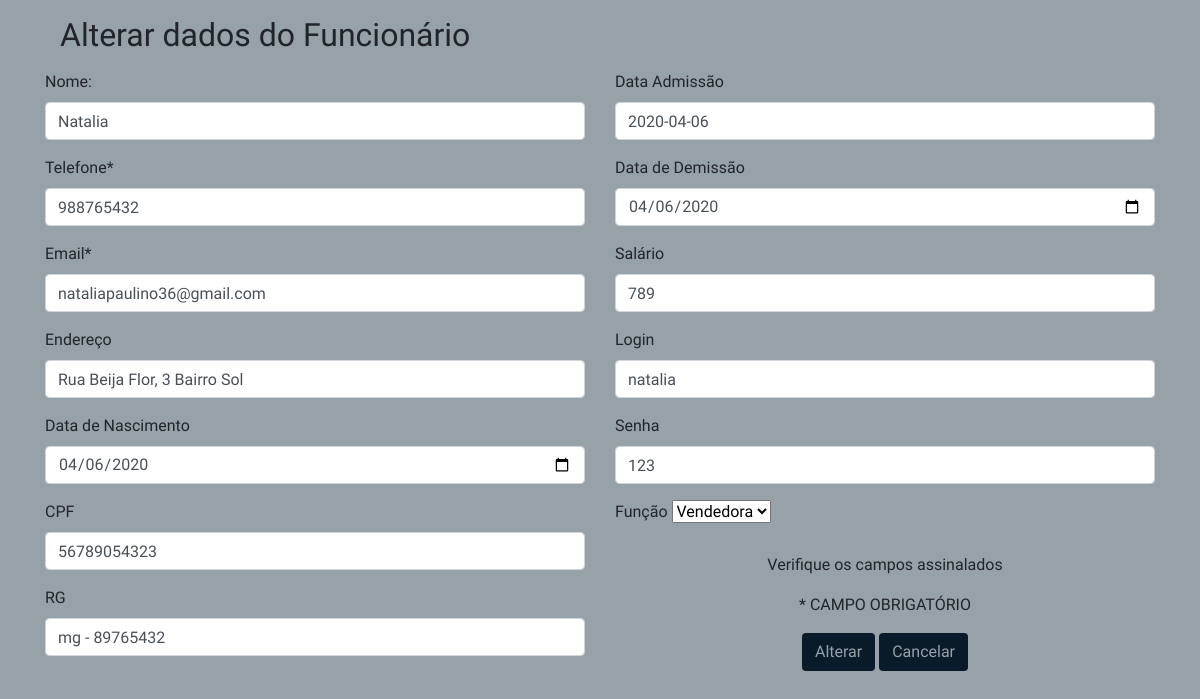
The app's page /edita_funcionarios.php?idFuncionario=1, older data.
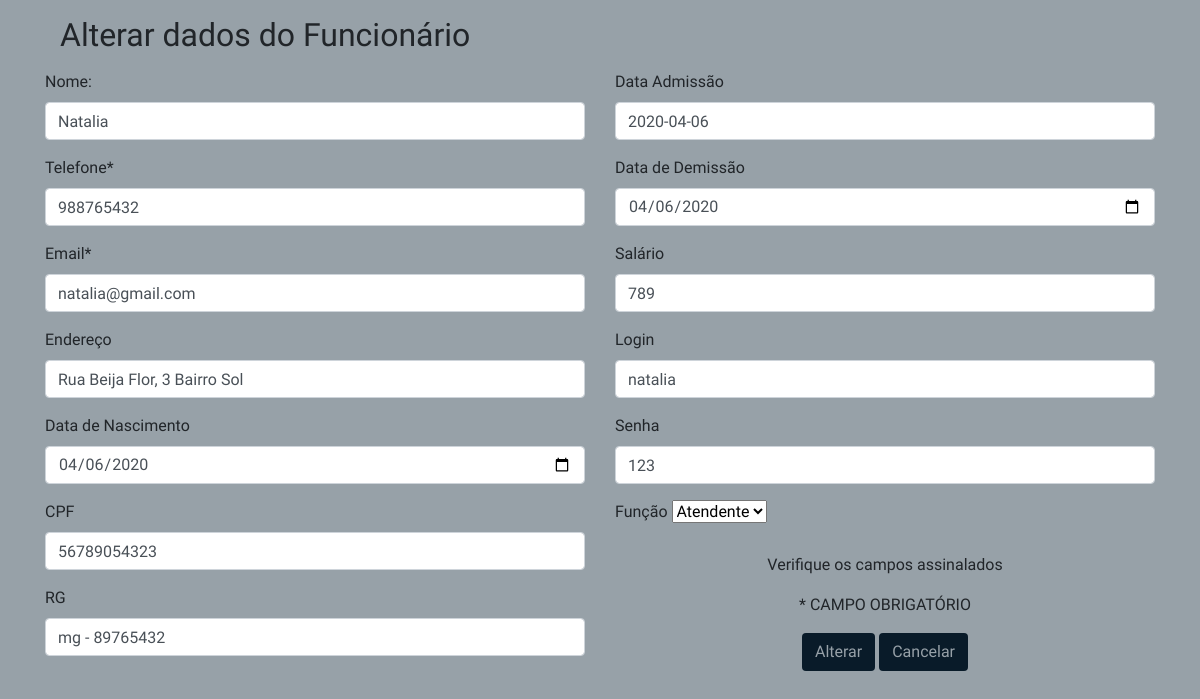
The same page, newer data.
### tables this page shows
CREATE TABLE IF NOT EXISTS `funcionarios` (
  `idFuncionario` int(11) NOT NULL AUTO_INCREMENT,
  `nome` varchar(150) NOT NULL,
  `telefone` varchar(45) NOT NULL,
  `email` varchar(45) NOT NULL,
  `endereco` varchar(45) NOT NULL,
  `dataNascimento` date NOT NULL,
  `cpf` varchar(20) NOT NULL,
  `rg` varchar(20) NOT NULL,
  `dataAdmissao` date NOT NULL,
  `dataDemissao` date DEFAULT NULL,
  `salario` float NOT NULL,
  `login` varchar(45) NOT NULL,
  `senha` varchar(45) NOT NULL,
  `Funcao_idFuncao` int(11) NOT NULL,
  PRIMARY KEY (`idFuncionario`),
  KEY `fk_Funcionarios_Funcao1_idx` (`Funcao_idFuncao`),
  CONSTRAINT `fk_Funcionarios_Funcao1` FOREIGN KEY (`Funcao_idFuncao`) REFERENCES `funcao` (`idFuncao`) ON DELETE NO ACTION ON UPDATE NO ACTION
);

### edita_funcionarios.php (the view, shortened to what this page needs)
<!DOCTYPE html>
<html>
<head>
  <link rel="stylesheet" href="css/bootstrap.css">
	<link rel="stylesheet" href="css/all.css">
	<link rel="stylesheet" href="css/estilo.css">
</head>
<?php
	$idFuncionario = $_GET["idFuncionario"];
	include "funcoesbd.php";
	$conexao = conecta_bd();
	$dados = consulta_editar_funcionario($conexao,$idFuncionario);
		$nome = $dados["nome"];
		$telefone = $dados["telefone"];
		$email = $dados["email"];
		$endereco = $dados["endereco"];
		$dataNascimento = $dados["dataNascimento"];
		$cpf = $dados["cpf"];
		$rg = $dados["rg"];
		$dataAdmissao = $dados["dataAdmissao"];
		$dataDemissao = $dados["dataDemissao"];
		$salario = $dados["salario"];
		$login = $dados["login"];
		$senha = $dados["senha"];
 ?>
<body style="background-color: #97a1a8;">
  <section id="formulario">
  	<div class="container">
  		<form action="edfuncionario_envia.php" method="post" name="form" id="form" onSubmit="return valida_dados(this)">
			<div class="col-md-12">
				<p><h2>Alterar dados do Funcionário</h2></p>
			 </div>
		<div class="row">
	<div class="col-md-6">
		 <div class="form-group">
					<label>Nome:</label>
					<input type="text" required="required" name="nome" class="form-control" value="<?php echo $nome;?>">
		</div>
		<div class="form-group">
					<label>Telefone*</label>
					<input type="text" required="required" name="telefone" class="form-control" value="<?php echo
					$telefone;?>">
        </div>
        <div class="form-group">
					<label>Email*</label>
					<input type="text" required="required" name="email" class="form-control" value="<?php echo
					$email;?>">
		</div>
		<div class="form-group">
					<label>Endereço</label>
					<input type="text" required="required" name="endereco" class="form-control" value="<?php echo
					$endereco;?>">
        </div>
        <div class="form-group">
					<label>Data de Nascimento</label>
					<input type="date" required="required" name="dataNascimento" class="form-control" value="<?php echo
					$dataNascimento;?>">
		</div>
		<div class="form-group">
					<label>CPF</label>
					<input type="text" required="required" name="cpf" class="form-control" value="<?php echo
					$cpf;?>">
        </div>
        <div class="form-group">
					<label>RG</label>
					<input type="text" required="required" name="rg" class="form-control" value="<?php echo
					$rg;?>">
        </div>
    </div>
 		<div class="col-md-6">
 			<div class="form-group">
					<label>Data Admissão</label>
					<input type="text" required="required" name="dataAdmissao" class="form-control" value="<?php echo
					$dataAdmissao;?>">
        </div>
		<div class="form-group">
					<label>Data de Demissão</label>
					<input type="date" required="required" name="dataDemissao" class="form-control" value="<?php echo
					$dataDemissao;?>">
		</div>
		<div class="form-group">
					<label>Salário</label>
					<input type="text" required="required" name="salario" class="form-control" value="<?php echo
					$salario;?>">
        </div>
        <div class="form-group">
					<label>Login</label>
					<input type="text" required="required" name="login" class="form-control" value="<?php echo
					$login;?>">
        </div>
        <div class="form-group">
					<label>Senha</label>
					<input type="text" required="required" name="senha" class="form-control" value="<?php echo
					$senha;?>">
        </div>
        <div class="form-group">
					<label>Função</label>
					<select name="funcao">
						<?php
							$sql = "select * from funcao";
							$resultado_funcao = mysqli_query($conn, $sql);
							while( $dados = mysqli_fetch_array($resultado_funcao)){
								$codigo = $dados['idFuncao'];
								$funcao = $dados['nome'];
								echo "<option value=$codigo>$funcao</option>";
							}
						?>
					</select>
		</div>
			<div class="col-md-6 text-center mx-auto d-block" style="padding-top: 5px;">
								<p>Verifique os campos assinalados</p>
								<p>* CAMPO OBRIGATÓRIO</p>
			<input type="submit" class="btn" value="Alterar" class="botao" style="background-color: #091b29; color:#97a1a8; ">
			<input type="reset" class="btn" name="cancelar" value="Cancelar" class="botao" onclick="javascript: location.href='funcionario.php';" style="background-color: #091b29; color:#97a1a8; ">
			</div>
	</div>
	</div>
	</form>
	</div>
</section>
</body>
</html>

Row changes from the older to the newer data that the page shows:
changed funcionarios "Natalia": email "nataliapaulino36@gmail.com" → "natalia@gmail.com"
Text that changed along with them:
form field funcao: "Vendedora" → "Atendente"
